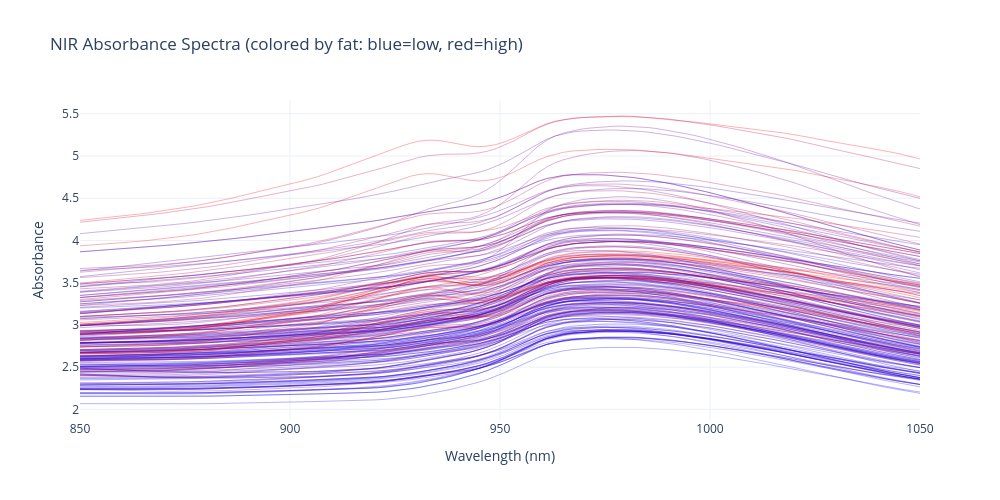

Source (notebook cell):
### Markdown cell above
### 1.3 Spectra Visualization

### Code cell
# Plot spectra colored by fat content
fig = go.Figure()

# Use all samples but with transparency
for i in range(len(X)):
    fig.add_trace(go.Scatter(
        x=wavelengths, y=X[i],
        mode='lines',
        line=dict(width=1, color=f'rgba({int(255*y[i]/y.max())},0,{int(255*(1-y[i]/y.max()))},0.3)'),
        showlegend=False,
        hovertemplate=f'Sample {i}<br>Fat: {y[i]:.1f}%<extra></extra>'
    ))

fig.update_layout(
    title="NIR Absorbance Spectra (colored by fat: blue=low, red=high)",
    xaxis_title="Wavelength (nm)",
    yaxis_title="Absorbance",
    width=1000, height=500
)
fig.show()
